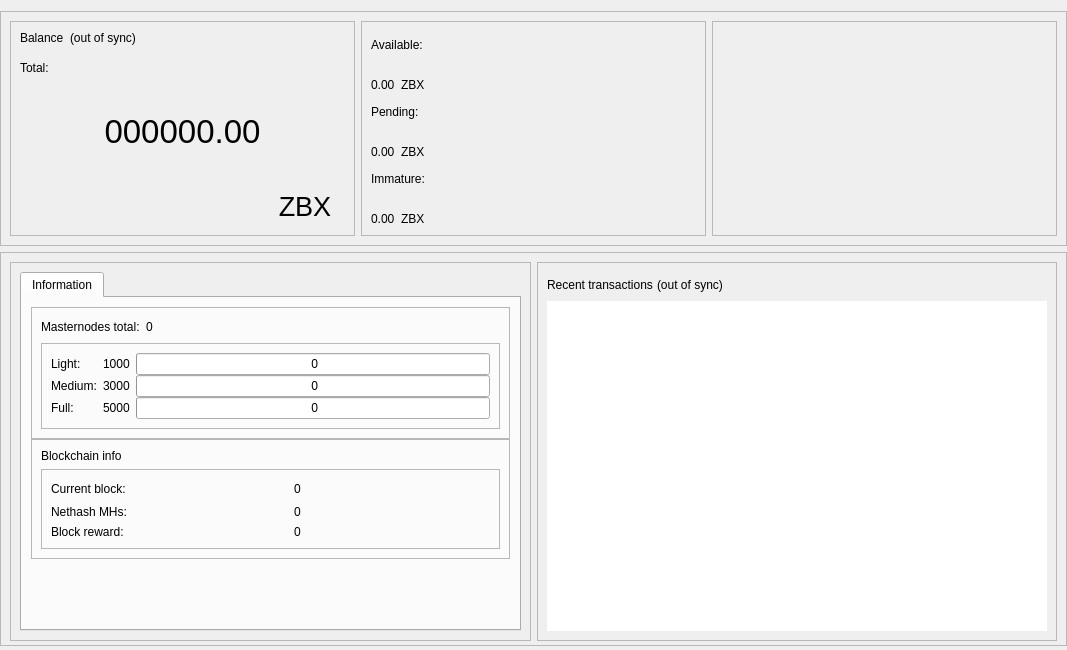
<?xml version="1.0" encoding="UTF-8"?>
<ui version="4.0">
 <class>OverviewPage</class>
 <widget class="QWidget" name="OverviewPage">
  <property name="geometry">
   <rect>
    <x>0</x>
    <y>0</y>
    <width>1067</width>
    <height>650</height>
   </rect>
  </property>
  <property name="minimumSize">
   <size>
    <width>960</width>
    <height>0</height>
   </size>
  </property>
  <property name="windowTitle">
   <string>Form</string>
  </property>
  <layout class="QVBoxLayout" name="topLayout">
   <property name="leftMargin">
    <number>0</number>
   </property>
   <property name="rightMargin">
    <number>0</number>
   </property>
   <property name="bottomMargin">
    <number>4</number>
   </property>
   <item>
    <layout class="QVBoxLayout" name="verticalLayout_main">
     <property name="sizeConstraint">
      <enum>QLayout::SetDefaultConstraint</enum>
     </property>
     <property name="leftMargin">
      <number>0</number>
     </property>
     <property name="rightMargin">
      <number>0</number>
     </property>
     <item>
      <widget class="QFrame" name="frame_blue">
       <property name="enabled">
        <bool>true</bool>
       </property>
       <property name="sizePolicy">
        <sizepolicy hsizetype="Preferred" vsizetype="Preferred">
         <horstretch>0</horstretch>
         <verstretch>0</verstretch>
        </sizepolicy>
       </property>
       <property name="minimumSize">
        <size>
         <width>1065</width>
         <height>220</height>
        </size>
       </property>
       <property name="maximumSize">
        <size>
         <width>16777215</width>
         <height>16777215</height>
        </size>
       </property>
       <property name="sizeIncrement">
        <size>
         <width>0</width>
         <height>0</height>
        </size>
       </property>
       <property name="baseSize">
        <size>
         <width>0</width>
         <height>500</height>
        </size>
       </property>
       <property name="frameShape">
        <enum>QFrame::StyledPanel</enum>
       </property>
       <property name="frameShadow">
        <enum>QFrame::Raised</enum>
       </property>
       <layout class="QHBoxLayout" name="horizontalLayout">
        <item>
         <widget class="QFrame" name="frame_blue_1">
          <property name="minimumSize">
           <size>
            <width>345</width>
            <height>200</height>
           </size>
          </property>
          <property name="maximumSize">
           <size>
            <width>16777215</width>
            <height>16777215</height>
           </size>
          </property>
          <property name="frameShape">
           <enum>QFrame::StyledPanel</enum>
          </property>
          <property name="frameShadow">
           <enum>QFrame::Raised</enum>
          </property>
          <layout class="QHBoxLayout" name="horizontalLayout_2">
           <item>
            <layout class="QVBoxLayout" name="verticalLayout">
             <item>
              <layout class="QHBoxLayout" name="horizontalLayout_3">
               <property name="spacing">
                <number>6</number>
               </property>
               <property name="sizeConstraint">
                <enum>QLayout::SetFixedSize</enum>
               </property>
               <item>
                <widget class="QLabel" name="label_5">
                 <property name="minimumSize">
                  <size>
                   <width>0</width>
                   <height>24</height>
                  </size>
                 </property>
                 <property name="maximumSize">
                  <size>
                   <width>16777215</width>
                   <height>24</height>
                  </size>
                 </property>
                 <property name="text">
                  <string>Balance</string>
                 </property>
                 <property name="alignment">
                  <set>Qt::AlignLeading|Qt::AlignLeft|Qt::AlignTop</set>
                 </property>
                </widget>
               </item>
               <item>
                <widget class="QLabel" name="labelWalletStatus">
                 <property name="minimumSize">
                  <size>
                   <width>0</width>
                   <height>24</height>
                  </size>
                 </property>
                 <property name="maximumSize">
                  <size>
                   <width>16777215</width>
                   <height>24</height>
                  </size>
                 </property>
                 <property name="text">
                  <string>(out of sync)</string>
                 </property>
                 <property name="alignment">
                  <set>Qt::AlignLeading|Qt::AlignLeft|Qt::AlignTop</set>
                 </property>
                </widget>
               </item>
               <item>
                <spacer name="horizontalSpacer">
                 <property name="orientation">
                  <enum>Qt::Horizontal</enum>
                 </property>
                 <property name="sizeHint" stdset="0">
                  <size>
                   <width>40</width>
                   <height>20</height>
                  </size>
                 </property>
                </spacer>
               </item>
              </layout>
             </item>
             <item>
              <widget class="QLabel" name="labelTotalText">
               <property name="maximumSize">
                <size>
                 <width>16777215</width>
                 <height>15</height>
                </size>
               </property>
               <property name="text">
                <string>Total:</string>
               </property>
              </widget>
             </item>
             <item>
              <widget class="QLabel" name="labelTotal">
               <property name="sizePolicy">
                <sizepolicy hsizetype="Preferred" vsizetype="Preferred">
                 <horstretch>0</horstretch>
                 <verstretch>0</verstretch>
                </sizepolicy>
               </property>
               <property name="minimumSize">
                <size>
                 <width>0</width>
                 <height>100</height>
                </size>
               </property>
               <property name="maximumSize">
                <size>
                 <width>16777215</width>
                 <height>100</height>
                </size>
               </property>
               <property name="font">
                <font>
                 <pointsize>25</pointsize>
                 <weight>50</weight>
                 <bold>false</bold>
                </font>
               </property>
               <property name="mouseTracking">
                <bool>false</bool>
               </property>
               <property name="text">
                <string>000000.00</string>
               </property>
               <property name="alignment">
                <set>Qt::AlignCenter</set>
               </property>
              </widget>
             </item>
             <item>
              <layout class="QHBoxLayout" name="horizontalLayout_11">
               <item>
                <spacer name="horizontalSpacer_8">
                 <property name="orientation">
                  <enum>Qt::Horizontal</enum>
                 </property>
                 <property name="sizeHint" stdset="0">
                  <size>
                   <width>40</width>
                   <height>20</height>
                  </size>
                 </property>
                </spacer>
               </item>
               <item>
                <widget class="QPushButton" name="blabel_zencoin">
                 <property name="font">
                  <font>
                   <pointsize>20</pointsize>
                   <italic>false</italic>
                   <kerning>true</kerning>
                  </font>
                 </property>
                 <property name="cursor">
                  <cursorShape>PointingHandCursor</cursorShape>
                 </property>
                 <property name="text">
                  <string>ZBX</string>
                 </property>
                 <property name="flat">
                  <bool>true</bool>
                 </property>
                </widget>
               </item>
              </layout>
             </item>
            </layout>
           </item>
          </layout>
         </widget>
        </item>
        <item>
         <widget class="QFrame" name="frame_blue_2">
          <property name="minimumSize">
           <size>
            <width>345</width>
            <height>200</height>
           </size>
          </property>
          <property name="maximumSize">
           <size>
            <width>16777215</width>
            <height>16777215</height>
           </size>
          </property>
          <property name="frameShape">
           <enum>QFrame::StyledPanel</enum>
          </property>
          <property name="frameShadow">
           <enum>QFrame::Raised</enum>
          </property>
          <layout class="QVBoxLayout" name="verticalLayout_3">
           <item>
            <layout class="QVBoxLayout" name="verticalLayout_2">
             <item>
              <widget class="QLabel" name="labelBalanceText">
               <property name="text">
                <string>Available:</string>
               </property>
              </widget>
             </item>
             <item>
              <layout class="QHBoxLayout" name="horizontalLayout_4">
               <item>
                <widget class="QLabel" name="labelBalance">
                 <property name="text">
                  <string>0.00</string>
                 </property>
                 <property name="alignment">
                  <set>Qt::AlignBottom|Qt::AlignLeading|Qt::AlignLeft</set>
                 </property>
                </widget>
               </item>
               <item>
                <widget class="QLabel" name="label_zencoin2">
                 <property name="text">
                  <string>ZBX</string>
                 </property>
                 <property name="alignment">
                  <set>Qt::AlignBottom|Qt::AlignLeading|Qt::AlignLeft</set>
                 </property>
                </widget>
               </item>
               <item>
                <spacer name="horizontalSpacer_3">
                 <property name="orientation">
                  <enum>Qt::Horizontal</enum>
                 </property>
                 <property name="sizeHint" stdset="0">
                  <size>
                   <width>40</width>
                   <height>20</height>
                  </size>
                 </property>
                </spacer>
               </item>
              </layout>
             </item>
             <item>
              <widget class="QLabel" name="labelPendingText">
               <property name="text">
                <string>Pending:</string>
               </property>
              </widget>
             </item>
             <item>
              <layout class="QHBoxLayout" name="horizontalLayout_5">
               <item>
                <widget class="QLabel" name="labelUnconfirmed">
                 <property name="text">
                  <string>0.00</string>
                 </property>
                 <property name="alignment">
                  <set>Qt::AlignBottom|Qt::AlignLeading|Qt::AlignLeft</set>
                 </property>
                </widget>
               </item>
               <item>
                <widget class="QLabel" name="label_zencoin3">
                 <property name="text">
                  <string>ZBX</string>
                 </property>
                 <property name="alignment">
                  <set>Qt::AlignBottom|Qt::AlignLeading|Qt::AlignLeft</set>
                 </property>
                </widget>
               </item>
               <item>
                <spacer name="horizontalSpacer_4">
                 <property name="orientation">
                  <enum>Qt::Horizontal</enum>
                 </property>
                 <property name="sizeHint" stdset="0">
                  <size>
                   <width>40</width>
                   <height>20</height>
                  </size>
                 </property>
                </spacer>
               </item>
              </layout>
             </item>
             <item>
              <widget class="QLabel" name="labelImmatureText">
               <property name="text">
                <string>Immature:</string>
               </property>
              </widget>
             </item>
             <item>
              <layout class="QHBoxLayout" name="horizontalLayout_6">
               <item>
                <widget class="QLabel" name="labelImmature">
                 <property name="text">
                  <string>0.00</string>
                 </property>
                 <property name="alignment">
                  <set>Qt::AlignBottom|Qt::AlignLeading|Qt::AlignLeft</set>
                 </property>
                </widget>
               </item>
               <item>
                <widget class="QLabel" name="label_zencoin4">
                 <property name="text">
                  <string>ZBX</string>
                 </property>
                 <property name="alignment">
                  <set>Qt::AlignBottom|Qt::AlignLeading|Qt::AlignLeft</set>
                 </property>
                </widget>
               </item>
               <item>
                <spacer name="horizontalSpacer_5">
                 <property name="orientation">
                  <enum>Qt::Horizontal</enum>
                 </property>
                 <property name="sizeHint" stdset="0">
                  <size>
                   <width>40</width>
                   <height>20</height>
                  </size>
                 </property>
                </spacer>
               </item>
              </layout>
             </item>
            </layout>
           </item>
          </layout>
         </widget>
        </item>
        <item>
         <spacer name="horizontalSpacer_9">
          <property name="orientation">
           <enum>Qt::Horizontal</enum>
          </property>
          <property name="sizeHint" stdset="0">
           <size>
            <width>40</width>
            <height>20</height>
           </size>
          </property>
         </spacer>
        </item>
        <item>
         <widget class="QFrame" name="frame_blue_3">
          <property name="minimumSize">
           <size>
            <width>345</width>
            <height>200</height>
           </size>
          </property>
          <property name="maximumSize">
           <size>
            <width>16777215</width>
            <height>16777215</height>
           </size>
          </property>
          <property name="frameShape">
           <enum>QFrame::StyledPanel</enum>
          </property>
          <property name="frameShadow">
           <enum>QFrame::Raised</enum>
          </property>
          <layout class="QVBoxLayout" name="verticalLayout_5">
           <item>
            <layout class="QVBoxLayout" name="verticalLayout_4"/>
           </item>
          </layout>
         </widget>
        </item>
       </layout>
      </widget>
     </item>
     <item>
      <widget class="QFrame" name="frame_bottom">
       <property name="minimumSize">
        <size>
         <width>0</width>
         <height>100</height>
        </size>
       </property>
       <property name="maximumSize">
        <size>
         <width>16777215</width>
         <height>16777215</height>
        </size>
       </property>
       <property name="frameShape">
        <enum>QFrame::StyledPanel</enum>
       </property>
       <property name="frameShadow">
        <enum>QFrame::Raised</enum>
       </property>
       <layout class="QHBoxLayout" name="horizontalLayout_7">
        <property name="bottomMargin">
         <number>4</number>
        </property>
        <item>
         <widget class="QFrame" name="frame_bottom_1">
          <property name="minimumSize">
           <size>
            <width>355</width>
            <height>100</height>
           </size>
          </property>
          <property name="maximumSize">
           <size>
            <width>16777215</width>
            <height>16777215</height>
           </size>
          </property>
          <property name="frameShape">
           <enum>QFrame::StyledPanel</enum>
          </property>
          <property name="frameShadow">
           <enum>QFrame::Raised</enum>
          </property>
          <layout class="QVBoxLayout" name="verticalLayout_9">
           <property name="bottomMargin">
            <number>9</number>
           </property>
           <item>
            <layout class="QVBoxLayout" name="verticalLayout_7">
             <item>
              <widget class="QTabWidget" name="AdditionalFeatures">
               <property name="currentIndex">
                <number>1</number>
               </property>
               <property name="tabBarAutoHide">
                <bool>false</bool>
               </property>
               <widget class="QWidget" name="TabInformation">
                <attribute name="title">
                 <string>Information</string>
                </attribute>
                <layout class="QVBoxLayout" name="verticalLayout_13">
                 <item>
                  <layout class="QVBoxLayout" name="verticalLayout_11">
                   <property name="spacing">
                    <number>0</number>
                   </property>
                   <item>
                    <layout class="QVBoxLayout" name="verticalLayout_16"/>
                   </item>
                   <item>
                    <widget class="QFrame" name="frameMnInfo">
                     <property name="minimumSize">
                      <size>
                       <width>0</width>
                       <height>100</height>
                      </size>
                     </property>
                     <property name="frameShape">
                      <enum>QFrame::StyledPanel</enum>
                     </property>
                     <property name="frameShadow">
                      <enum>QFrame::Raised</enum>
                     </property>
                     <layout class="QVBoxLayout" name="verticalLayout_17">
                      <item>
                       <layout class="QHBoxLayout" name="horizontalLayout_9">
                        <item>
                         <widget class="QLabel" name="labelMnTotal">
                          <property name="minimumSize">
                           <size>
                            <width>0</width>
                            <height>0</height>
                           </size>
                          </property>
                          <property name="maximumSize">
                           <size>
                            <width>16777215</width>
                            <height>16777215</height>
                           </size>
                          </property>
                          <property name="text">
                           <string>Masternodes total:</string>
                          </property>
                         </widget>
                        </item>
                        <item>
                         <widget class="QLabel" name="labelMnTotal_Value">
                          <property name="text">
                           <string>0</string>
                          </property>
                         </widget>
                        </item>
                        <item>
                         <spacer name="horizontalSpacer_7">
                          <property name="orientation">
                           <enum>Qt::Horizontal</enum>
                          </property>
                          <property name="sizeHint" stdset="0">
                           <size>
                            <width>40</width>
                            <height>20</height>
                           </size>
                          </property>
                         </spacer>
                        </item>
                       </layout>
                      </item>
                      <item>
                       <widget class="QFrame" name="frameMnInfoLevels">
                        <property name="minimumSize">
                         <size>
                          <width>0</width>
                          <height>80</height>
                         </size>
                        </property>
                        <property name="frameShape">
                         <enum>QFrame::StyledPanel</enum>
                        </property>
                        <property name="frameShadow">
                         <enum>QFrame::Raised</enum>
                        </property>
                        <layout class="QGridLayout" name="gridLayout_2">
                         <property name="horizontalSpacing">
                          <number>6</number>
                         </property>
                         <property name="verticalSpacing">
                          <number>0</number>
                         </property>
                         <item row="0" column="2">
                          <widget class="QProgressBar" name="graphMN1">
                           <property name="minimumSize">
                            <size>
                             <width>0</width>
                             <height>20</height>
                            </size>
                           </property>
                           <property name="maximumSize">
                            <size>
                             <width>16777215</width>
                             <height>16777215</height>
                            </size>
                           </property>
                           <property name="value">
                            <number>0</number>
                           </property>
                           <property name="format">
                            <string> %v</string>
                           </property>
                          </widget>
                         </item>
                         <item row="1" column="2">
                          <widget class="QProgressBar" name="graphMN2">
                           <property name="minimumSize">
                            <size>
                             <width>0</width>
                             <height>20</height>
                            </size>
                           </property>
                           <property name="maximumSize">
                            <size>
                             <width>16777215</width>
                             <height>16777215</height>
                            </size>
                           </property>
                           <property name="value">
                            <number>0</number>
                           </property>
                           <property name="format">
                            <string> %v</string>
                           </property>
                          </widget>
                         </item>
                         <item row="3" column="2">
                          <widget class="QProgressBar" name="graphMN3">
                           <property name="minimumSize">
                            <size>
                             <width>0</width>
                             <height>20</height>
                            </size>
                           </property>
                           <property name="maximumSize">
                            <size>
                             <width>16777215</width>
                             <height>16777215</height>
                            </size>
                           </property>
                           <property name="value">
                            <number>0</number>
                           </property>
                           <property name="format">
                            <string> %v</string>
                           </property>
                          </widget>
                         </item>
                         <item row="1" column="0">
                          <widget class="QLabel" name="label_2">
                           <property name="minimumSize">
                            <size>
                             <width>0</width>
                             <height>0</height>
                            </size>
                           </property>
                           <property name="maximumSize">
                            <size>
                             <width>16777215</width>
                             <height>16777215</height>
                            </size>
                           </property>
                           <property name="text">
                            <string>Medium:</string>
                           </property>
                          </widget>
                         </item>
                         <item row="3" column="0">
                          <widget class="QLabel" name="label_3">
                           <property name="minimumSize">
                            <size>
                             <width>0</width>
                             <height>0</height>
                            </size>
                           </property>
                           <property name="maximumSize">
                            <size>
                             <width>16777215</width>
                             <height>16777215</height>
                            </size>
                           </property>
                           <property name="text">
                            <string>Full:</string>
                           </property>
                          </widget>
                         </item>
                         <item row="0" column="0">
                          <widget class="QLabel" name="label">
                           <property name="minimumSize">
                            <size>
                             <width>0</width>
                             <height>0</height>
                            </size>
                           </property>
                           <property name="maximumSize">
                            <size>
                             <width>16777215</width>
                             <height>16777215</height>
                            </size>
                           </property>
                           <property name="text">
                            <string>Light:</string>
                           </property>
                          </widget>
                         </item>
                         <item row="0" column="1">
                          <widget class="QLabel" name="label_lcolat">
                           <property name="text">
                            <string>1000</string>
                           </property>
                          </widget>
                         </item>
                         <item row="1" column="1">
                          <widget class="QLabel" name="label_mcolat">
                           <property name="text">
                            <string>3000</string>
                           </property>
                          </widget>
                         </item>
                         <item row="3" column="1">
                          <widget class="QLabel" name="label_fcolat">
                           <property name="text">
                            <string>5000</string>
                           </property>
                          </widget>
                         </item>
                        </layout>
                       </widget>
                      </item>
                     </layout>
                    </widget>
                   </item>
                   <item>
                    <widget class="QFrame" name="frameBlockchainInfo">
                     <property name="minimumSize">
                      <size>
                       <width>0</width>
                       <height>100</height>
                      </size>
                     </property>
                     <property name="frameShape">
                      <enum>QFrame::StyledPanel</enum>
                     </property>
                     <property name="frameShadow">
                      <enum>QFrame::Raised</enum>
                     </property>
                     <layout class="QVBoxLayout" name="verticalLayout_18">
                      <item>
                       <widget class="QLabel" name="label_blockchaininfo">
                        <property name="text">
                         <string>Blockchain info</string>
                        </property>
                       </widget>
                      </item>
                      <item>
                       <widget class="QFrame" name="frameBlockchainInfoData">
                        <property name="minimumSize">
                         <size>
                          <width>0</width>
                          <height>0</height>
                         </size>
                        </property>
                        <property name="frameShape">
                         <enum>QFrame::StyledPanel</enum>
                        </property>
                        <property name="frameShadow">
                         <enum>QFrame::Raised</enum>
                        </property>
                        <layout class="QGridLayout" name="gridLayout_3">
                         <property name="verticalSpacing">
                          <number>6</number>
                         </property>
                         <item row="0" column="2">
                          <widget class="QLabel" name="label_CurrentBlock_value">
                           <property name="text">
                            <string>0</string>
                           </property>
                          </widget>
                         </item>
                         <item row="0" column="0">
                          <widget class="QLabel" name="label_CurrentBlock">
                           <property name="minimumSize">
                            <size>
                             <width>0</width>
                             <height>0</height>
                            </size>
                           </property>
                           <property name="maximumSize">
                            <size>
                             <width>16777215</width>
                             <height>16777215</height>
                            </size>
                           </property>
                           <property name="text">
                            <string>Current block:</string>
                           </property>
                          </widget>
                         </item>
                         <item row="1" column="2">
                          <widget class="QLabel" name="label_Nethash_value">
                           <property name="text">
                            <string>0</string>
                           </property>
                          </widget>
                         </item>
                         <item row="2" column="0">
                          <widget class="QLabel" name="label_CurrentBlockReward">
                           <property name="text">
                            <string>Block reward:</string>
                           </property>
                          </widget>
                         </item>
                         <item row="1" column="0">
                          <widget class="QLabel" name="label_Nethash">
                           <property name="text">
                            <string>Nethash MHs:</string>
                           </property>
                          </widget>
                         </item>
                         <item row="2" column="2">
                          <widget class="QLabel" name="label_CurrentBlockReward_value">
                           <property name="text">
                            <string>0</string>
                           </property>
                          </widget>
                         </item>
                         <item row="0" column="1">
                          <spacer name="horizontalSpacer_6">
                           <property name="orientation">
                            <enum>Qt::Horizontal</enum>
                           </property>
                           <property name="sizeType">
                            <enum>QSizePolicy::Fixed</enum>
                           </property>
                           <property name="sizeHint" stdset="0">
                            <size>
                             <width>40</width>
                             <height>20</height>
                            </size>
                           </property>
                          </spacer>
                         </item>
                        </layout>
                       </widget>
                      </item>
                     </layout>
                    </widget>
                   </item>
                   <item>
                    <spacer name="verticalSpacer_2">
                     <property name="orientation">
                      <enum>Qt::Vertical</enum>
                     </property>
                     <property name="sizeHint" stdset="0">
                      <size>
                       <width>20</width>
                       <height>10</height>
                      </size>
                     </property>
                    </spacer>
                   </item>
                  </layout>
                 </item>
                </layout>
               </widget>
              </widget>
             </item>
            </layout>
           </item>
          </layout>
         </widget>
        </item>
        <item>
         <widget class="QFrame" name="frame_bottom_2">
          <property name="minimumSize">
           <size>
            <width>0</width>
            <height>100</height>
           </size>
          </property>
          <property name="maximumSize">
           <size>
            <width>16777215</width>
            <height>16777215</height>
           </size>
          </property>
          <property name="frameShape">
           <enum>QFrame::StyledPanel</enum>
          </property>
          <property name="frameShadow">
           <enum>QFrame::Raised</enum>
          </property>
          <layout class="QVBoxLayout" name="verticalLayout_10">
           <item>
            <layout class="QVBoxLayout" name="verticalLayout_8">
             <property name="spacing">
              <number>4</number>
             </property>
             <item>
              <layout class="QHBoxLayout" name="horizontalLayout_8">
               <item>
                <widget class="QLabel" name="label_4">
                 <property name="minimumSize">
                  <size>
                   <width>0</width>
                   <height>25</height>
                  </size>
                 </property>
                 <property name="maximumSize">
                  <size>
                   <width>16777215</width>
                   <height>25</height>
                  </size>
                 </property>
                 <property name="text">
                  <string>Recent transactions</string>
                 </property>
                </widget>
               </item>
               <item>
                <widget class="QLabel" name="labelTransactionsStatus">
                 <property name="text">
                  <string>(out of sync)</string>
                 </property>
                </widget>
               </item>
               <item>
                <spacer name="horizontalSpacer_2">
                 <property name="orientation">
                  <enum>Qt::Horizontal</enum>
                 </property>
                 <property name="sizeHint" stdset="0">
                  <size>
                   <width>40</width>
                   <height>20</height>
                  </size>
                 </property>
                </spacer>
               </item>
              </layout>
             </item>
             <item>
              <widget class="QListView" name="listTransactions">
               <property name="sizePolicy">
                <sizepolicy hsizetype="Expanding" vsizetype="Expanding">
                 <horstretch>0</horstretch>
                 <verstretch>0</verstretch>
                </sizepolicy>
               </property>
               <property name="maximumSize">
                <size>
                 <width>16777215</width>
                 <height>600</height>
                </size>
               </property>
               <property name="styleSheet">
                <string notr="true"/>
               </property>
               <property name="frameShape">
                <enum>QFrame::NoFrame</enum>
               </property>
               <property name="verticalScrollBarPolicy">
                <enum>Qt::ScrollBarAlwaysOff</enum>
               </property>
               <property name="horizontalScrollBarPolicy">
                <enum>Qt::ScrollBarAlwaysOff</enum>
               </property>
               <property name="alternatingRowColors">
                <bool>true</bool>
               </property>
              </widget>
             </item>
            </layout>
           </item>
          </layout>
         </widget>
        </item>
       </layout>
      </widget>
     </item>
    </layout>
   </item>
  </layout>
 </widget>
 <resources/>
 <connections/>
</ui>
